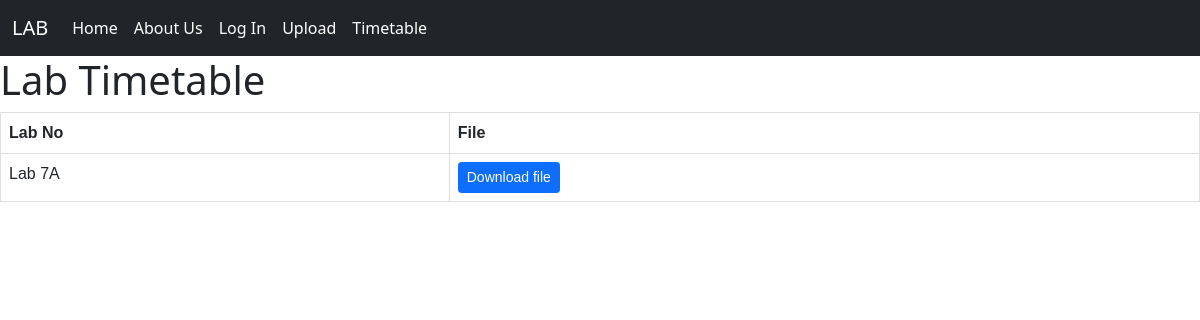
Page /timetable on the earlier database version.
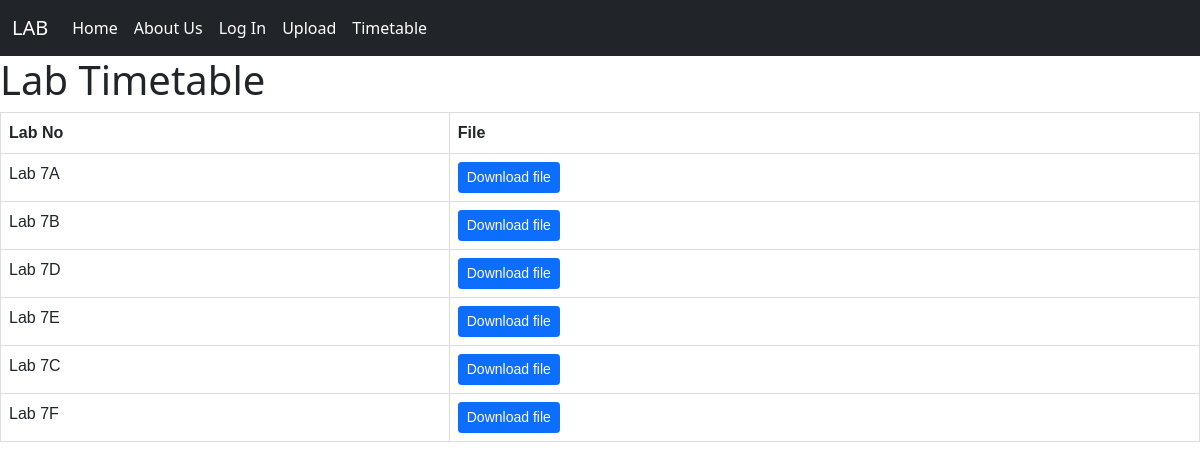
Same page on the later database version.
### Home/models.py (models this page shows, shortened)
class tt_file(models.Model):
    lab_no = models.CharField(max_length=10, unique=True)
    tt_pdf = models.FileField(upload_to='uploads/timetable')
    uploaded_at = models.DateTimeField(auto_now_add=True)

### Home/views.py (the view)
# urls.py: path("timetable", views.timetable, name='timetable'),
def timetable(request):
    timetable_file = tt_file.objects.all()
    return render(request, 'timetable.html', {'timetable_file': timetable_file})

### templates/timetable.html (shortened to what this page needs)
{% extends 'base.html' %}
{%block body%}
<h1>Lab Timetable</h1>
<table class='table'>
    <tr>
        <th>Lab No</th>
        <th>File</th>
    </tr>
    {% for tt_file in timetable_file %}
    <tr>
        <td>{{ tt_file.lab_no }}</td>
        <td><a href="{{ tt_file.tt_pdf.url }}" class="btn btn-primary btn-sm" target="_blank">
        Download file</a>
        </td>
    </tr>
    {% endfor %}
</table>
{% endblock %}

### templates/base.html (shortened to what this page needs)
<!doctype html>
<html lang="en">
  <head>
    <link href="https://cdn.jsdelivr.net/npm/bootstrap@5.0.0/dist/css/bootstrap.min.css" rel="stylesheet">
  </head>
  <body>
<nav class="navbar navbar-expand-lg navbar-dark bg-dark">
  <div class="container-fluid ">
    <div class="navbar-brand mb-0 h1 text-white" href="/index">LAB</div>
    <div class="collapse navbar-collapse" id="navbarSupportedContent">
      <ul class="navbar-nav me-auto mb-2 mb-lg-0">
        <li class="nav-item">
          <a class="nav-link text-white" href="/index">Home</a>
        </li>
        <li class="nav-item">
          <a class="nav-link text-white" href="/about">About Us</a>
        </li>
        <li class="nav-item">
          <a class="float-right nav-link text-white " href="/userlogin" >Log In</a>
        </li>
        <li class="nav-item">
          <a class="float-right nav-link text-white " href="/upload" >Upload</a>
        </li>
        <li class="nav-item">
          <a class="float-right nav-link text-white " href="/timetable" >Timetable</a>
        </li>
      </ul>
    </div>
  </div>
</nav>
{%block body%}  {%endblock body%}
  </body>
</html>

### templates/timetable.html (style rules this page uses)
table { font-family: arial, sans-serif; border-collapse: collapse; width: 50%; margin-right: auto; margin-left: auto; }
td, th { border: 1px solid #dddddd; text-align: left; padding: 8px; }
th { background-color: #5F9EA0 }

Differences in the rows shown:
added tt_file: lab_no "Lab 7B"
added tt_file: lab_no "Lab 7D"
added tt_file: lab_no "Lab 7E"
added tt_file: lab_no "Lab 7C"
added tt_file: lab_no "Lab 7F"
